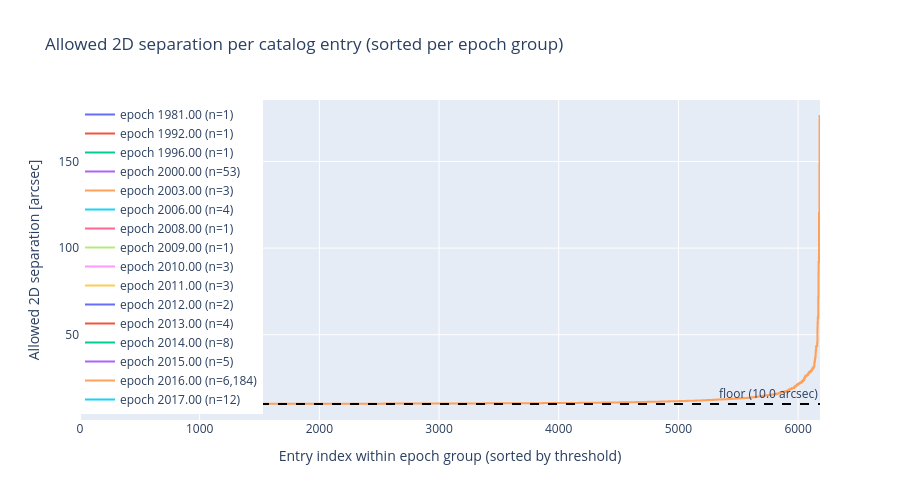

Notebook code for this chart:
### Markdown cell above
## Interactive: per-epoch threshold overview (Plotly)

### Code cell
hostnames = np.array([str(h) for h in cat["hostname"]])

fig = go.Figure()

for e in unique_epochs:
    mask = epochs == e
    x_sorted = np.argsort(sep_arcsec[mask])
    s = sep_arcsec[mask][x_sorted]
    h = hostnames[mask][x_sorted]
    pm = pm_arcsec[mask][x_sorted]
    fig.add_trace(go.Scatter(
        x=list(range(mask.sum())),
        y=s,
        mode="lines",
        name=f"epoch {e:.2f} (n={mask.sum():,})",
        line=dict(shape="hvh"),
        customdata=list(zip(h, pm)),
        hovertemplate="%{customdata[0]}<br>pm=%{customdata[1]:.4f} arcsec/yr<br>allowed=%{y:.2f}\"<extra></extra>",
    ))

fig.add_hline(
    y=floor.to(u.arcsec).value, line_dash="dash", line_color="black",
    annotation_text=f"floor ({floor})", annotation_position="top right"
)

fig.update_layout(
    title="Allowed 2D separation per catalog entry (sorted per epoch group)",
    xaxis_title="Entry index within epoch group (sorted by threshold)",
    yaxis_title="Allowed 2D separation [arcsec]",
    height=500,
    legend=dict(x=0, y=1),
)
fig.show()

### Figure 1 — Plotly figure (JSON) as saved in the notebook; plotly's stock layout.template omitted (floating-point values rounded to 4 significant figures; data arrays with more than 128 entries replaced by an {"elided": "..."} marker saying what was removed)
{"data": [{"customdata": [["MXB 1658-298", 0]], "hovertemplate": "%{customdata[0]}<br>pm=%{customdata[1]:.4f} arcsec/yr<br>allowed=%{y:.2f}\"<extra></extra>", "line": {"shape": "hvh"}, "mode": "lines", "name": "epoch 1981.00 (n=1)", "type": "scatter", "x": [0], "y": [10.0]}, {"customdata": [["WISEP J121756.91+162640.2 A", 0]], "hovertemplate": "%{customdata[0]}<br>pm=%{customdata[1]:.4f} arcsec/yr<br>allowed=%{y:.2f}\"<extra></extra>", "line": {"shape": "hvh"}, "mode": "lines", "name": "epoch 1992.00 (n=1)", "type": "scatter", "x": [0], "y": [10.0]}, {"customdata": [["PSR B1620-26", 0]], "hovertemplate": "%{customdata[0]}<br>pm=%{customdata[1]:.4f} arcsec/yr<br>allowed=%{y:.2f}\"<extra></extra>", "line": {"shape": "hvh"}, "mode": "lines", "name": "epoch 1996.00 (n=1)", "type": "scatter", "x": [0], "y": [10.0]}, {"customdata": [["gam1 Leo", 0.3466], ["alf Ari", 0.2404], ["Kepler-132", 0.02367], ["HD 6860", 0.2086], ["WASP-155", 0.03379], ["Kepler-365", 0], ["WASP-102", 0.02747], ["Kepler-633", 0.01157], ["Kepler-397", 0.005179], ["GJ 3222", 0.06567], ["Kepler-14", 0], ["HIP 81208 C", 0.02744], ["WASP-149", 0.02296], ["Kepler-397", 0.005179], ["CFHTWIR-Oph 98 A", 0], ["Kepler-132", 0.02367], ["alf Tau", 0.1992], ["Kepler-1031", 0.01085], ["HD 41004 A", 0.07801], ["Kepler-132", 0.02367], ["GJ 273", 3.738], ["Kepler-477", 0.0267], ["2MASS J01033563-5515561 A", 0], ["Kepler-1006", 0.01487], ["Kepler-938", 0.01954], ["Kepler-1079", 0.01587], ["Kepler-1063", 0.03622], ["Kepler-1433", 0.01267], ["Kepler-633", 0.01157], ["Kepler-132", 0.02367], ["Kepler-636", 0.02701], ["Kepler-632", 0], ["Kepler-565", 0.009605], ["GJ 273", 3.738], ["EPIC 201757695", 0.006764], ["Kepler-1676", 0.009786], ["Kepler-799", 0.01247], ["Kepler-1964", 0.01467], ["HIP 86221", 0.253], ["Kepler-1945", 0.01205], ["KOI-984", 0.05841], ["GJ 411", 4.802], ["WISE J033605.05-014350.4", 0], ["TOI-6000", 0.01398], ["HD 62509", 0.6277], ["bet UMi", 0.03442], ["KOI-984", 0.05841], ["Kepler-799", 0.01247], ["Kepler-515", 0.09976], ["Kepler-365", 0], ["Kepler-1653", 0.0052], ["K2-65", 0.257], ["GJ 411", 4.802]], "hovertemplate": "%{customdata[0]}<br>pm=%{customdata[1]:.4f} arcsec/yr<br>allowed=%{y:.2f}\"<extra></extra>", "line": {"shape": "hvh"}, "mode": "lines", "name": "epoch 2000.00 (n=53)", "type": "scatter", "x": [0, 1, 2, 3, 4, 5, 6, 7, 8, 9, 10, 11, 12, 13, 14, 15, 16, 17, 18, 19, 20, 21, 22, 23, 24, 25, 26, 27, 28, 29, 30, 31, 32, 33, 34, 35, 36, 37, 38, 39, 40, 41, 42, 43, 44, 45, 46, 47, 48, 49, 50, 51, 52], "y": [10.0, 10.0, 10.0, 10.0, 10.0, 10.0, 10.0, 10.0, 10.0, 10.0, 10.0, 10.0, 10.0, 10.0, 10.0, 10.0, 10.0, 10.0, 10.0, 10.0, 10.0, 10.0, 10.0, 10.0, 10.0, 10.0, 10.0, 10.0, 10.0, 10.0, 10.0, 10.0, 10.0, 10.0, 10.0, 10.0, 10.0, 10.0, 10.0, 10.0, 10.0, 10.0, 10.0, 10.0, 10.0, 10.0, 10.0, 10.0, 10.0, 10.0, 10.0, 10.0, 10.0]}, {"customdata": [["PSR B1257+12", 0], ["PSR B1257+12", 0], ["PSR B1257+12", 0]], "hovertemplate": "%{customdata[0]}<br>pm=%{customdata[1]:.4f} arcsec/yr<br>allowed=%{y:.2f}\"<extra></extra>", "line": {"shape": "hvh"}, "mode": "lines", "name": "epoch 2003.00 (n=3)", "type": "scatter", "x": [0, 1, 2], "y": [10.0, 10.0, 10.0]}, {"customdata": [["SWEEPS-11", 0], ["OGLE-2005-BLG-390L", 0], ["OGLE-2003-BLG-235L", 0], ["SWEEPS-4", 0]], "hovertemplate": "%{customdata[0]}<br>pm=%{customdata[1]:.4f} arcsec/yr<br>allowed=%{y:.2f}\"<extra></extra>", "line": {"shape": "hvh"}, "mode": "lines", "name": "epoch 2006.00 (n=4)", "type": "scatter", "x": [0, 1, 2, 3], "y": [10.0, 10.0, 10.0, 10.0]}, {"customdata": [["CFBDSIR J145829+101343", 0]], "hovertemplate": "%{customdata[0]}<br>pm=%{customdata[1]:.4f} arcsec/yr<br>allowed=%{y:.2f}\"<extra></extra>", "line": {"shape": "hvh"}, "mode": "lines", "name": "epoch 2008.00 (n=1)", "type": "scatter", "x": [0], "y": [10.0]}, {"customdata": [["OGLE-2005-BLG-071L", 0]], "hovertemplate": "%{customdata[0]}<br>pm=%{customdata[1]:.4f} arcsec/yr<br>allowed=%{y:.2f}\"<extra></extra>", "line": {"shape": "hvh"}, "mode": "lines", "name": "epoch 2009.00 (n=1)", "type": "scatter", "x": [0], "y": [10.0]}, {"customdata": [["OGLE-2006-BLG-109L", 0], ["OGLE-2007-BLG-368L", 0], ["OGLE-2006-BLG-109L", 0]], "hovertemplate": "%{customdata[0]}<br>pm=%{customdata[1]:.4f} arcsec/yr<br>allowed=%{y:.2f}\"<extra></extra>", "line": {"shape": "hvh"}, "mode": "lines", "name": "epoch 2010.00 (n=3)", "type": "scatter", "x": [0, 1, 2], "y": [10.0, 10.0, 10.0]}, {"customdata": [["MOA-2009-BLG-266L", 0], ["MOA-2009-BLG-387L", 0], ["PSR J1719-1438", 0]], "hovertemplate": "%{customdata[0]}<br>pm=%{customdata[1]:.4f} arcsec/yr<br>allowed=%{y:.2f}\"<extra></extra>", "line": {"shape": "hvh"}, "mode": "lines", "name": "epoch 2011.00 (n=3)", "type": "scatter", "x": [0, 1, 2], "y": [10.0, 10.0, 10.0]}, {"customdata": [["MOA-bin-1L", 0], ["MOA-2010-BLG-477L", 0]], "hovertemplate": "%{customdata[0]}<br>pm=%{customdata[1]:.4f} arcsec/yr<br>allowed=%{y:.2f}\"<extra></extra>", "line": {"shape": "hvh"}, "mode": "lines", "name": "epoch 2012.00 (n=2)", "type": "scatter", "x": [0, 1], "y": [10.0, 10.0]}, {"customdata": [["MOA-2010-BLG-073L", 0], ["OGLE-2011-BLG-0251L", 0], ["OGLE-2012-BLG-0358L", 0], ["MOA-2010-BLG-328L", 0]], "hovertemplate": "%{customdata[0]}<br>pm=%{customdata[1]:.4f} arcsec/yr<br>allowed=%{y:.2f}\"<extra></extra>", "line": {"shape": "hvh"}, "mode": "lines", "name": "epoch 2013.00 (n=4)", "type": "scatter", "x": [0, 1, 2, 3], "y": [10.0, 10.0, 10.0, 10.0]}, {"customdata": [["MOA-2008-BLG-379L", 0], ["OGLE-2008-BLG-355L", 0], ["OGLE-2008-BLG-092L", 0], ["MOA-2011-BLG-262L", 0], ["OGLE-2013-BLG-0341L B", 0], ["OGLE-2012-BLG-0406L", 0], ["MOA-2011-BLG-293L", 0], ["MOA-2011-BLG-322L", 0]], "hovertemplate": "%{customdata[0]}<br>pm=%{customdata[1]:.4f} arcsec/yr<br>allowed=%{y:.2f}\"<extra></extra>", "line": {"shape": "hvh"}, "mode": "lines", "name": "epoch 2014.00 (n=8)", "type": "scatter", "x": [0, 1, 2, 3, 4, 5, 6, 7], "y": [10.0, 10.0, 10.0, 10.0, 10.0, 10.0, 10.0, 10.0]}, {"customdata": [["OGLE-2012-BLG-0563L", 0], ["OGLE-2005-BLG-169L", 0], ["OGLE-2013-BLG-0102L", 0], ["OGLE-2011-BLG-0265L", 0], ["MOA-2010-BLG-353L", 0]], "hovertemplate": "%{customdata[0]}<br>pm=%{customdata[1]:.4f} arcsec/yr<br>allowed=%{y:.2f}\"<extra></extra>", "line": {"shape": "hvh"}, "mode": "lines", "name": "epoch 2015.00 (n=5)", "type": "scatter", "x": [0, 1, 2, 3, 4], "y": [10.0, 10.0, 10.0, 10.0, 10.0]}, {"customdata": {"elided": "6184x2 mixed values"}, "hovertemplate": "%{customdata[0]}<br>pm=%{customdata[1]:.4f} arcsec/yr<br>allowed=%{y:.2f}\"<extra></extra>", "line": {"shape": "hvh"}, "mode": "lines", "name": "epoch 2016.00 (n=6,184)", "type": "scatter", "x": {"elided": "6184 int values"}, "y": {"elided": "6184 float values"}}, {"customdata": [["MOA-2008-BLG-310L", 0], ["OGLE-2013-BLG-1761L", 0], ["OGLE-2016-BLG-0263L", 0], ["MOA-2012-BLG-006L", 0], ["MOA-2012-BLG-505L", 0], ["MOA-2016-BLG-227L", 0], ["OGLE-2012-BLG-0950L", 0], ["OGLE-2013-BLG-1721L", 0], ["OGLE-2016-BLG-1195L", 0], ["OGLE-2016-BLG-0613L AB", 0], ["OGLE-2015-BLG-0954L", 0], ["OGLE-2013-BLG-0132L", 0]], "hovertemplate": "%{customdata[0]}<br>pm=%{customdata[1]:.4f} arcsec/yr<br>allowed=%{y:.2f}\"<extra></extra>", "line": {"shape": "hvh"}, "mode": "lines", "name": "epoch 2017.00 (n=12)", "type": "scatter", "x": [0, 1, 2, 3, 4, 5, 6, 7, 8, 9, 10, 11], "y": [10.0, 10.0, 10.0, 10.0, 10.0, 10.0, 10.0, 10.0, 10.0, 10.0, 10.0, 10.0]}], "layout": {"annotations": [{"showarrow": false, "text": "floor (10.0 arcsec)", "x": 1, "xanchor": "right", "xref": "x domain", "y": 10, "yanchor": "bottom", "yref": "y"}], "height": 500, "legend": {"x": 0, "y": 1}, "shapes": [{"line": {"color": "black", "dash": "dash"}, "type": "line", "x0": 0, "x1": 1, "xref": "x domain", "y0": 10, "y1": 10, "yref": "y"}], "title": {"text": "Allowed 2D separation per catalog entry (sorted per epoch group)"}, "xaxis": {"title": {"text": "Entry index within epoch group (sorted by threshold)"}}, "yaxis": {"title": {"text": "Allowed 2D separation [arcsec]"}}}}
